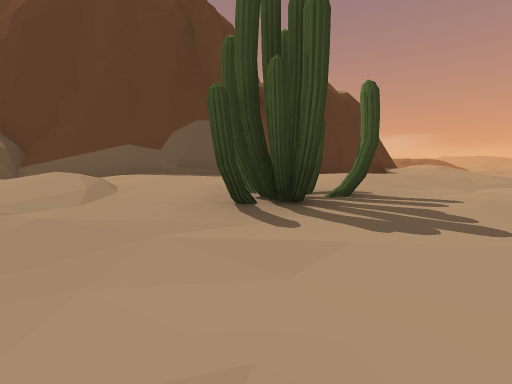
view 1 (above)

23 first-person views from a walk through a 3-D level made in the Unity game engine. The camera is 1.3 m above the floor, tilts 6° down and sees 85° across. The floor is counted in squares, 2 m on a side. Each view is taken from the middle of a square. On the plan, view 1 faces up. The plan holds only what a view shows up to about 9 squares ahead; the rest is blank. The place goes on beyond the plan. Some animated figures are left out. Door leaves are left out, so doorways stand open.

view 2
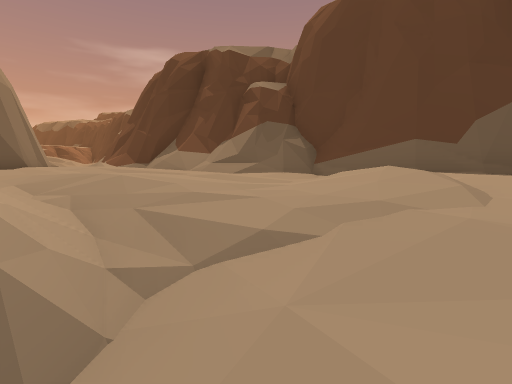

view 3
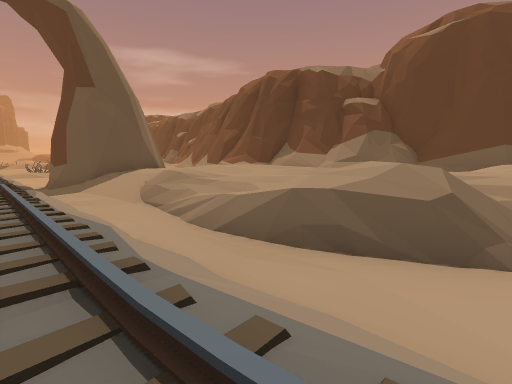

view 4
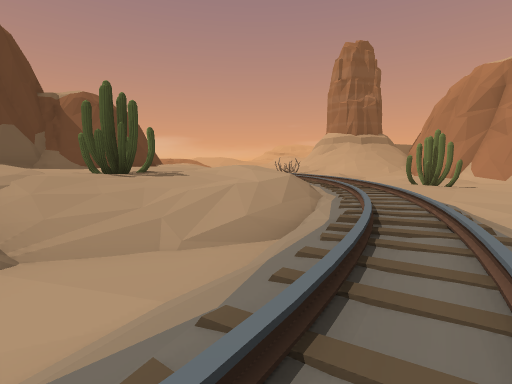

view 5
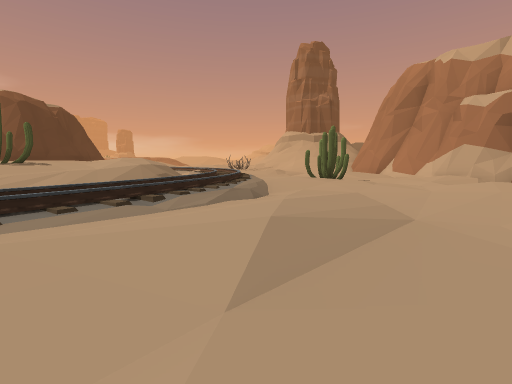

view 6
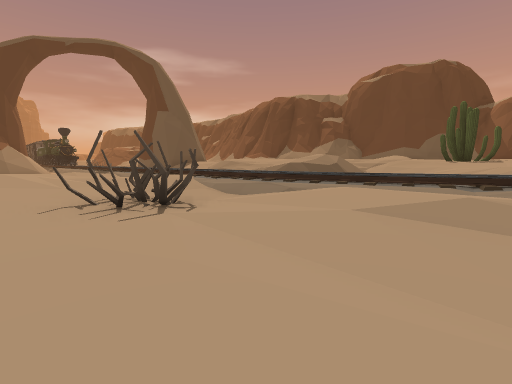

view 7
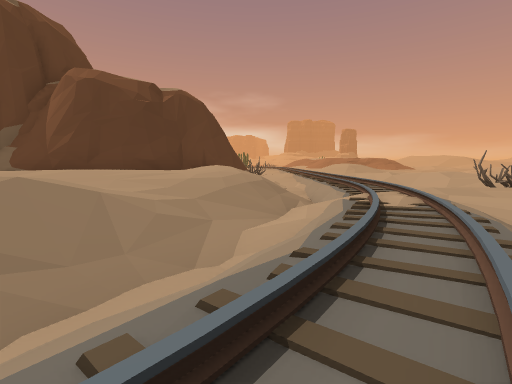

view 8
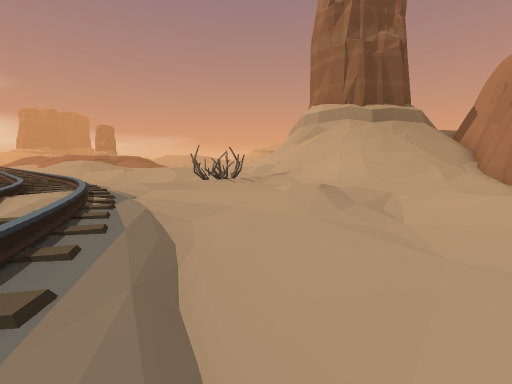

view 9
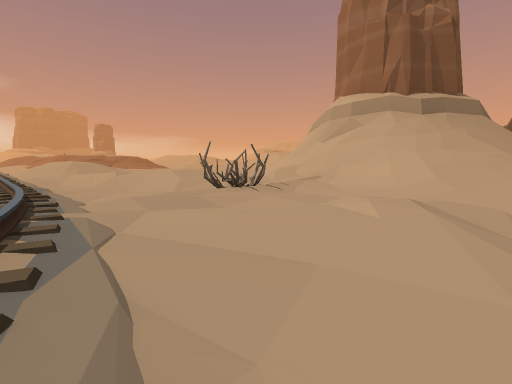

view 10
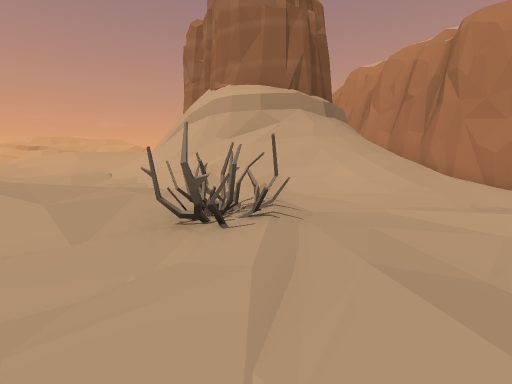

view 11
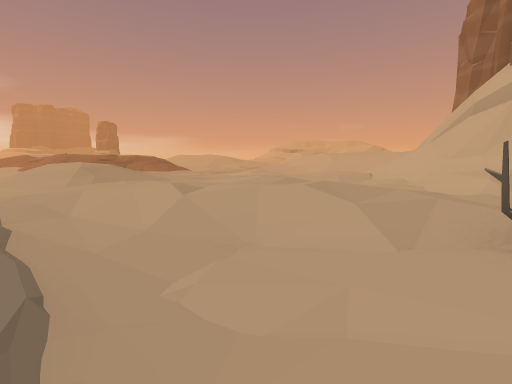

view 12
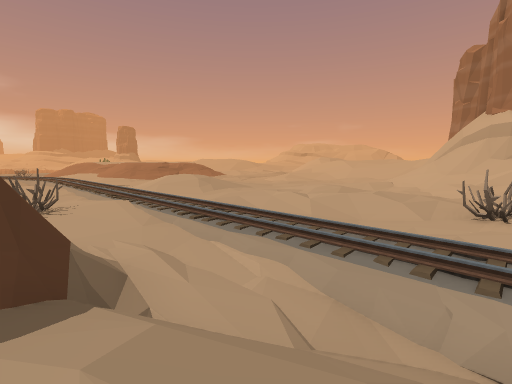

view 13
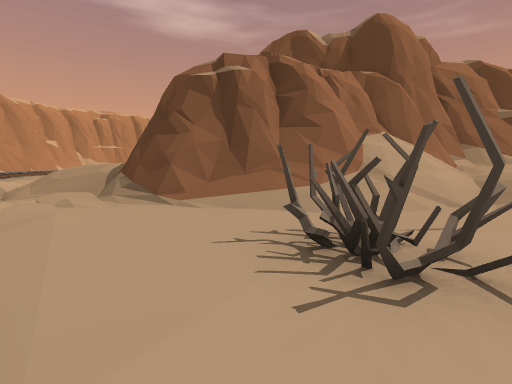

view 14
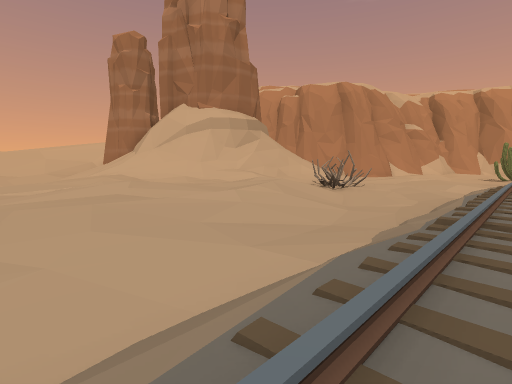

view 15
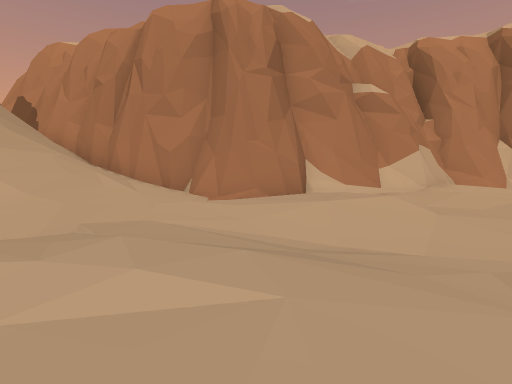

view 16
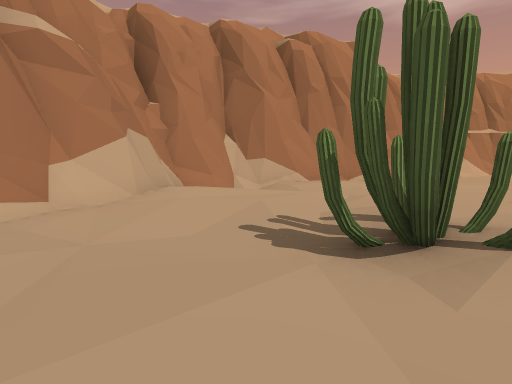

view 17
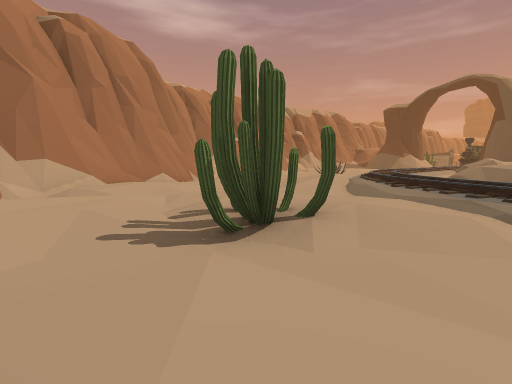

view 18
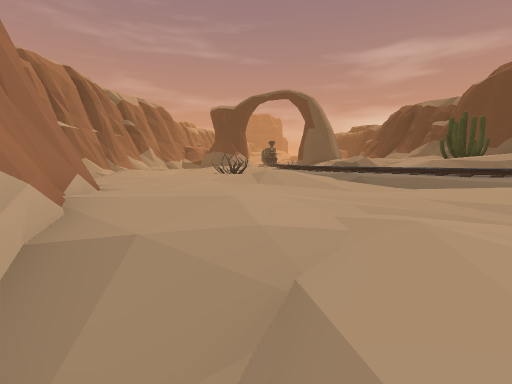

view 19
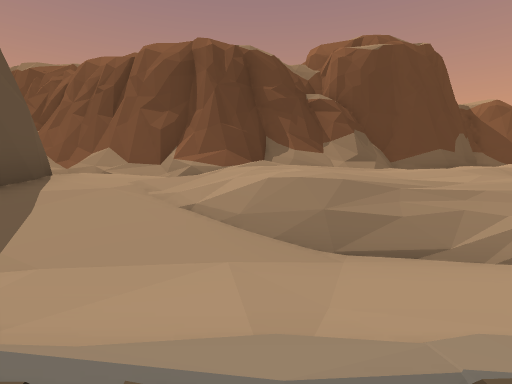

view 20
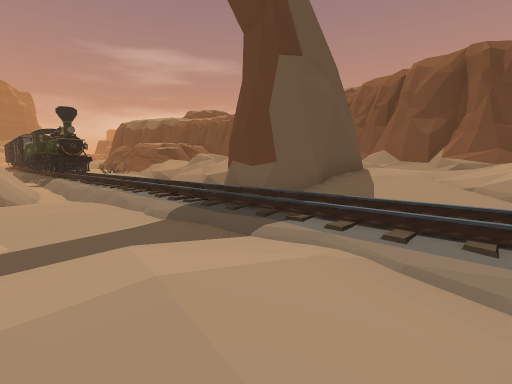

view 21
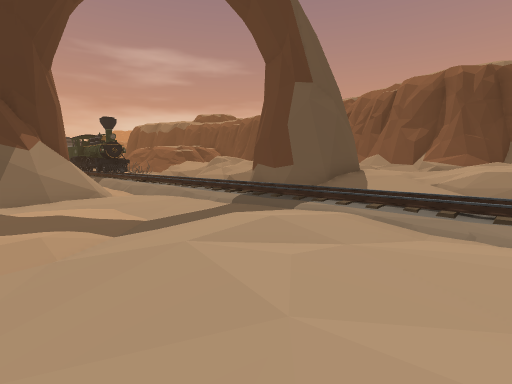

view 22
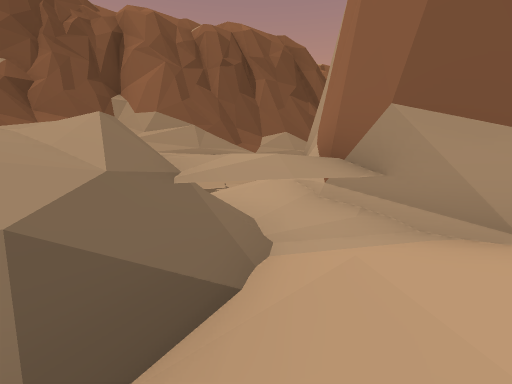

view 23
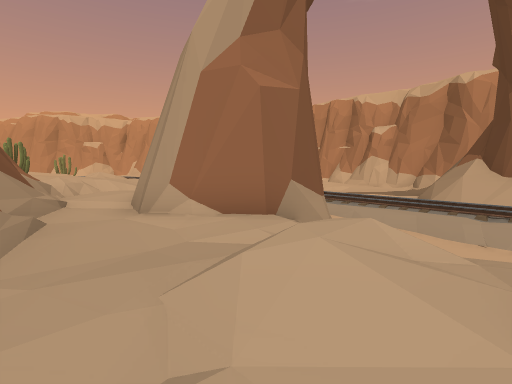

### Floor plan
Key: @ floor where view 1 was taken; # wall or solid block; . main floor; : floor 0.25 m higher than the main floor; - floor 0.25 m lower than the main floor; + floor 0.5 m higher than the main floor; _ floor 0.5 m lower than the main floor; * floor 0.75 m higher than the main floor; < floor 0.75 m lower than the main floor; % floor 1 m higher than the main floor; & floor 1.25 m higher than the main floor; $ floor 1.5 m higher than the main floor; / step, stairs or slope; = window, fence, low wall or low ledge; ^ raised ledge; B bush; C cactus; O other object.
Columns run from 19 left of view 1 to 19 right of it. Each row starts with its distance up from view 1.
 18                   &%/....O.: :.:+:
 17                #/&////..OO::::::::::::
 16                ####/////..::::::++:+:::
 15                   #####/...::::++::* :+
 14                      ###/...:..++++* :*
 13                        ##..::/.:*++: :+
 12                         #=./:/.//*+::+/
 11                         #=./:/--/++:+/=
 10                        ##/./:/..//+://#
  9                       ##$///:...OO:///#
  8                       #&$///:/.:OO:+//#
  7  ^               ######&&////.:....:/=#
  6 ####          ####/&&&&&&///:......////
  5 //=#^^    ##^##%&&&&&&&%//.::.:....////
  4 &%%//#^####///&%%&&%&&%%/..:/..::..////
  3 $/%%%%=/=//&&&&%/$&OO%&//.://....-..///
  2 &/%%%#%%%//$&&&&&$&O%%$/////..--...../#
  1 ///%###%%/$$&&$&//%%%%&/.///.-..:../###
  0 //_## #%%/&&%%%////@*%///::..-..:..##
 -1 ___# ##/+:+///%/==-///:///..CC--../#
 -2 ___-##/....----....//////-...-----##
 -3 ///// /////////////////.---..-...##
 -4 :::::::::::::::::::::....--...../##
 -5 /////////://  :.///:::..---.....##
 -6 ##/----..:...::..-.../---.....//#
 -7 ###.--_-..:.....BB....---...../##
 -8   ##---_-/::::...B-------...####
 -9   ##---_<//:::....--------###

Positions as (right, up) in squares from view 1, and headings:
1: (0, 0), facing up
2: (-1, 0), facing up-left
3: (-2, -4), facing up-left
4: (-2, -4), facing up-right
5: (0, -7), facing up-right
6: (2, -9), facing up-left
7: (6, 0), facing up
8: (8, 1), facing up-right
9: (9, 3), facing up-right
10: (10, 8), facing right
11: (10, 9), facing up-right
12: (5, 8), facing up-right
13: (8, 18), facing down-left
14: (9, 17), facing down-right
15: (11, 5), facing down-right
16: (11, 1), facing down
17: (12, 1), facing down-left
18: (12, -6), facing left
19: (-9, -4), facing up
20: (-9, -7), facing up-left
21: (-8, -9), facing up-left
22: (-19, -1), facing up-right
23: (-19, 4), facing down-right
